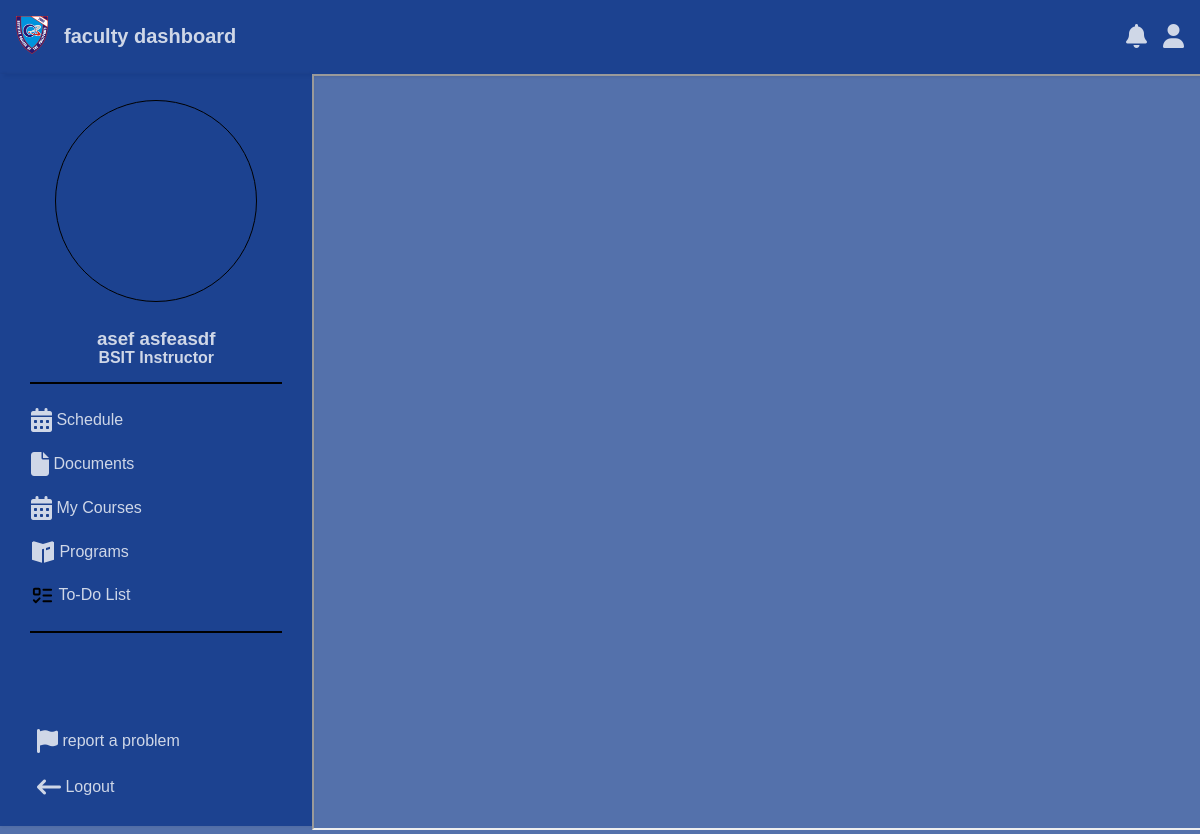
The page /index.php (signed in) on the database its author committed.
### tables this page shows
CREATE TABLE `faculty` (
  `faculty_id` int(11) NOT NULL,
  `firstname` varchar(50) NOT NULL,
  `middlename` varchar(50) DEFAULT NULL,
  `lastname` varchar(50) NOT NULL,
  `college` varchar(100) DEFAULT NULL,
  `employment_status` enum('Full-Time','Part-Time') DEFAULT 'Full-Time',
  `address` text DEFAULT NULL,
  `phone_no` varchar(20) NOT NULL,
  `departmentID` varchar(50) DEFAULT NULL,
  `role` enum('Dean','Department Head','Instructor') DEFAULT NULL,
  `master_specialization` varchar(255) DEFAULT NULL,
  `created_at` timestamp NOT NULL DEFAULT current_timestamp(),
  `max_weekly_hours` int(11) DEFAULT 18,
  `availability` text NOT NULL,
  `start_time` time NOT NULL,
  `end_time` time NOT NULL
);

### back/index.php (called while the page is built, shortened)
<?php
include_once("./connections/connection.php");
$id = $_SESSION['id'];
$role = $_SESSION['role'];
try {
    $sql = "SELECT * FROM `faculty` WHERE `faculty_id` = ?";
    $stmt = $pdo->prepare($sql);
    $stmt->execute([$id]);
    $row = $stmt->fetch(PDO::FETCH_ASSOC);
    if ($row) {
        $departmentId = $row['departmentID'];
    } else {
        header("Location: /facultyloading/back/logout.php");
        exit();
    }
} catch (PDOException $e) {
    die("Database error: " . $e->getMessage());
}
?>

### index.php (the view, shortened to what this page needs)
<?php
    include_once("./back/index.php");
?>
<!DOCTYPE html>
<html lang="en">
    <head>
        <link rel="stylesheet" href="./css/index.css">
        <link rel="stylesheet" href="https://cdnjs.cloudflare.com/ajax/libs/font-awesome/6.6.0/css/all.min.css">
    </head>
<body>
    <header>
        <div style="display: flex; align-items: center;">
            <span class="logo">
                <a href="http://localhost/facultyloading/index.php"><img src="./assets/logo300.png" alt="Logo" style="width:2rem;"/></a>
            </span>
            <span class="header-title">faculty dashboard</span>
        </div>
        <div class="header-icons">
            <i class="fa-solid fa-bell" onclick="toggleNotification()"></i>
            <a onclick="loadFrame('profile','<?php echo $role?>','<?php ?>')">
                <i class="fa-solid fa-user"></i>
            </a>
        </div>
    </header>
    <div class="container">
        <aside class="sidebar">
            <div class="profile">
            </div>
            <h3><?php echo $row['firstname']." ".$row['lastname']?></h3>
            <h4><?php echo "<span>".$row['departmentID']."</span>"." " .$row['role']?></h4>
            <hr>
            <nav class="side_nav" id="navMenu">
                <?php if($row['role'] == "Instructor"){ ?>
                    <a href="#" onclick="loadFrame('view_sched','<?php echo $role;?>','<?php echo $departmentId;?>')" class="nav-item"><i class="fa-solid fa-calendar-days"></i>&nbsp;Schedule</a>
                    <a href="#" onclick="documents()" class="nav-item"><i class="fa-solid fa-file"></i>&nbsp;Documents</a>
                    <a href="#" onclick="loadFrame('available','<?php echo $role;?>','<?php echo $departmentId;?>')" class="nav-item"><i class="fa-solid fa-calendar-days"></i>&nbsp;My Courses</a>
                <?php } ?>
                <a href="#" onclick="loadFrame('programs','<?php echo $role;?>','<?php echo $departmentId;?>')" class="nav-item"><span class="nrk--media-programguide-active"></span>&nbsp;Programs</a>
                <a href="#" onclick="todo()" class="nav-item"><span class="lucide--list-todo"></span>&nbsp;To-Do List</a>
            </nav>
            <hr>
            <div class="logout-container">
                <button id="reportProblemBtn"><a href="#" class="nav-item"><i class="fa-solid fa-flag"></i>&nbsp;report a problem</a></button>
                <button><a href="/facultyloading/back/logout.php" class="nav-item logout-button"><i class="fa-solid fa-arrow-left-long"></i>&nbsp;Logout</a></button>
            </div>
        </aside>
        <div style="width:100%; ">
        <?php if($row['role'] == "Instructor"){ ?>
            <iframe id="frame" src="../facultyloading/frame/dashboard.php" width="100%" height="100%" title="nav">
            </iframe>
        <?php } ?>
        </div>
    </div>
</body>
</html>

### css/index.css (style rules this page uses)
:root { --secondary-txt-color: #4a5568; --secondary-color: #e2e8f0; --color: darkslategrey; --text-color: #ffffffc9; --background-color: rgb(0 44 131 / 67%); }
body { font-family: Arial, sans-serif; margin: 0; padding: 0; background-color: var(--background-color); color: var(--text-color); overflow: hidden; }
.container { display: flex; min-height: 90vh; }
header { background-color: var(--background-color); padding: 1rem; box-shadow: 4px 3px 3px 0 rgba(0, 0, 0, 0.1); display: flex; justify-content: space-between; align-items: center; }
.logo { margin-right: 1rem; }
.header-title { font-size: 1.25rem; font-weight: 600; }
.header-icons { display: flex; gap: 1rem; }
.side_nav { overflow-y: scroll; max-height: 397px; }
.nav-item { display: flex; align-items: center; padding: 10px 15px; color: var(--text-color); text-decoration: none; border-radius: 5px; transition: background 0.3s ease, color 0.3s ease; }
.sidebar { width: 379px; background-color: var(--background-color); padding: 1rem; box-shadow: 1px 0 3px 0 rgba(0, 0, 0, 0.1); display: flex; flex-direction: column; height: 90vh; }
.logout-container { margin-top: auto; }
.fa-solid, .fas { font-weight: 900; font-size: 24px; }
.profile { border: 1px solid black; border-radius: 50%; overflow: hidden; width: 200px; height: 200px; display: flex; margin: 10px auto; }
h3 { text-align: center; margin: 16px auto -2px; color: var(--text-color); }
h4 { margin: 1px auto; color: var(--text-color); }
hr { margin: 14px; border: 1px solid black; }
.nrk--media-programguide-active { display: inline-block; width: 24px; height: 24px; background-color: currentColor; -webkit-mask-image: var(--svg); mask-image: var(--svg); -webkit-mask-repeat: no-repeat; mask-repeat: no-repeat; -webkit-mask-size: 100% 100%; mask-size: 100% 100%; }
.lucide--list-todo { display: inline-block; width: 1em; height: 1em; font-size: 23px; background-repeat: no-repeat; background-size: 100% 100%; }

### index.php (style rules this page uses)
button { cursor: pointer; }
button { border: none; font-size: 1rem; background: none; }
.logout-container { display: flex; flex-direction: column; }

### rows shown on the page
faculty: firstname "asef", lastname "asfeasdf", departmentID "BSIT", role "Instructor"
